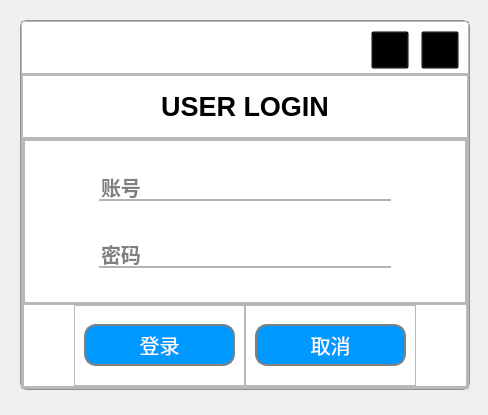
<?xml version="1.0" encoding="UTF-8"?>
<ui version="4.0">
 <class>MainWindow</class>
 <widget class="QMainWindow" name="MainWindow">
  <property name="geometry">
   <rect>
    <x>0</x>
    <y>0</y>
    <width>488</width>
    <height>415</height>
   </rect>
  </property>
  <property name="windowTitle">
   <string>Login</string>
  </property>
  <property name="windowIcon">
   <iconset>
    <normaloff>../images/logo.jpg</normaloff>../images/logo.jpg</iconset>
  </property>
  <widget class="QWidget" name="centralwidget">
   <widget class="QFrame" name="main_frame">
    <property name="geometry">
     <rect>
      <x>20</x>
      <y>20</y>
      <width>450</width>
      <height>370</height>
     </rect>
    </property>
    <property name="minimumSize">
     <size>
      <width>450</width>
      <height>350</height>
     </size>
    </property>
    <property name="styleSheet">
     <string notr="true">#main_frame{
	background:#ffffff;
	border: 1px solid #8f8f91; 
	border-top-left-radius:7px;
	border-top-right-radius:7px;border-bottom-left-radius:7px;
	border-bottom-right-radius:7px;
}</string>
    </property>
    <property name="frameShape">
     <enum>QFrame::StyledPanel</enum>
    </property>
    <property name="frameShadow">
     <enum>QFrame::Raised</enum>
    </property>
    <layout class="QVBoxLayout" name="verticalLayout">
     <property name="spacing">
      <number>0</number>
     </property>
     <property name="leftMargin">
      <number>0</number>
     </property>
     <property name="topMargin">
      <number>0</number>
     </property>
     <property name="rightMargin">
      <number>0</number>
     </property>
     <property name="bottomMargin">
      <number>0</number>
     </property>
     <item>
      <widget class="QFrame" name="frame">
       <property name="sizePolicy">
        <sizepolicy hsizetype="Preferred" vsizetype="Expanding">
         <horstretch>0</horstretch>
         <verstretch>2</verstretch>
        </sizepolicy>
       </property>
       <property name="styleSheet">
        <string notr="true"/>
       </property>
       <property name="frameShape">
        <enum>QFrame::StyledPanel</enum>
       </property>
       <property name="frameShadow">
        <enum>QFrame::Raised</enum>
       </property>
       <widget class="QPushButton" name="close_button">
        <property name="geometry">
         <rect>
          <x>400</x>
          <y>10</y>
          <width>38</width>
          <height>38</height>
         </rect>
        </property>
        <property name="cursor">
         <cursorShape>PointingHandCursor</cursorShape>
        </property>
        <property name="styleSheet">
         <string notr="true">QPushButton{
	background-color: transparent; 
}</string>
        </property>
        <property name="text">
         <string/>
        </property>
       </widget>
       <widget class="QPushButton" name="minimize_button">
        <property name="geometry">
         <rect>
          <x>350</x>
          <y>10</y>
          <width>38</width>
          <height>38</height>
         </rect>
        </property>
        <property name="cursor">
         <cursorShape>PointingHandCursor</cursorShape>
        </property>
        <property name="styleSheet">
         <string notr="true">QPushButton{
	background-color: transparent; 
}</string>
        </property>
        <property name="text">
         <string/>
        </property>
       </widget>
      </widget>
     </item>
     <item>
      <widget class="QFrame" name="frame_2">
       <property name="sizePolicy">
        <sizepolicy hsizetype="Preferred" vsizetype="Expanding">
         <horstretch>0</horstretch>
         <verstretch>12</verstretch>
        </sizepolicy>
       </property>
       <property name="frameShape">
        <enum>QFrame::StyledPanel</enum>
       </property>
       <property name="frameShadow">
        <enum>QFrame::Raised</enum>
       </property>
       <layout class="QVBoxLayout" name="verticalLayout_2">
        <property name="spacing">
         <number>0</number>
        </property>
        <property name="leftMargin">
         <number>0</number>
        </property>
        <property name="topMargin">
         <number>0</number>
        </property>
        <property name="rightMargin">
         <number>0</number>
        </property>
        <property name="bottomMargin">
         <number>0</number>
        </property>
        <item>
         <widget class="QFrame" name="frame_3">
          <property name="sizePolicy">
           <sizepolicy hsizetype="Preferred" vsizetype="Expanding">
            <horstretch>0</horstretch>
            <verstretch>2</verstretch>
           </sizepolicy>
          </property>
          <property name="frameShape">
           <enum>QFrame::StyledPanel</enum>
          </property>
          <property name="frameShadow">
           <enum>QFrame::Raised</enum>
          </property>
          <layout class="QHBoxLayout" name="horizontalLayout">
           <item>
            <widget class="QPushButton" name="pushButton">
             <property name="enabled">
              <bool>false</bool>
             </property>
             <property name="styleSheet">
              <string notr="true">color:black;
border:none;
font-size:27px;
font-weight:700;
font-family: &quot;Helvetica Neue&quot;, Helvetica, Arial, sans-serif;</string>
             </property>
             <property name="text">
              <string>USER LOGIN</string>
             </property>
            </widget>
           </item>
          </layout>
         </widget>
        </item>
        <item>
         <widget class="QFrame" name="frame_4">
          <property name="sizePolicy">
           <sizepolicy hsizetype="Preferred" vsizetype="Expanding">
            <horstretch>0</horstretch>
            <verstretch>8</verstretch>
           </sizepolicy>
          </property>
          <property name="frameShape">
           <enum>QFrame::StyledPanel</enum>
          </property>
          <property name="frameShadow">
           <enum>QFrame::Raised</enum>
          </property>
          <layout class="QVBoxLayout" name="verticalLayout_3">
           <property name="spacing">
            <number>0</number>
           </property>
           <property name="leftMargin">
            <number>0</number>
           </property>
           <property name="topMargin">
            <number>0</number>
           </property>
           <property name="rightMargin">
            <number>0</number>
           </property>
           <property name="bottomMargin">
            <number>0</number>
           </property>
           <item>
            <widget class="QFrame" name="frame_5">
             <property name="sizePolicy">
              <sizepolicy hsizetype="Preferred" vsizetype="Expanding">
               <horstretch>0</horstretch>
               <verstretch>8</verstretch>
              </sizepolicy>
             </property>
             <property name="frameShape">
              <enum>QFrame::StyledPanel</enum>
             </property>
             <property name="frameShadow">
              <enum>QFrame::Raised</enum>
             </property>
             <layout class="QHBoxLayout" name="horizontalLayout_2">
              <property name="spacing">
               <number>0</number>
              </property>
              <property name="leftMargin">
               <number>0</number>
              </property>
              <property name="topMargin">
               <number>0</number>
              </property>
              <property name="rightMargin">
               <number>0</number>
              </property>
              <property name="bottomMargin">
               <number>0</number>
              </property>
              <item>
               <widget class="QFrame" name="frame_7">
                <property name="sizePolicy">
                 <sizepolicy hsizetype="Expanding" vsizetype="Preferred">
                  <horstretch>4</horstretch>
                  <verstretch>0</verstretch>
                 </sizepolicy>
                </property>
                <property name="frameShape">
                 <enum>QFrame::StyledPanel</enum>
                </property>
                <property name="frameShadow">
                 <enum>QFrame::Raised</enum>
                </property>
                <layout class="QVBoxLayout" name="verticalLayout_5">
                 <property name="spacing">
                  <number>0</number>
                 </property>
                 <property name="leftMargin">
                  <number>55</number>
                 </property>
                 <property name="topMargin">
                  <number>0</number>
                 </property>
                 <property name="rightMargin">
                  <number>55</number>
                 </property>
                 <property name="bottomMargin">
                  <number>0</number>
                 </property>
                 <item>
                  <widget class="QWidget" name="widget_2" native="true">
                   <property name="styleSheet">
                    <string notr="true">QLineEdit{
    border:0px;
    margin:10px;
	margin-left:10px;
	margin-right:10px;
    border-bottom: 2px solid #B3B3B3;
    font-family:'Microsoft YaHei';
    font-size:20px;
    font-weight:bold;
    }

QLineEdit:hover{
    border-bottom: 3px solid #66A3FF;
    }

QLineEdit:focus{
    border-bottom: 3px solid #E680BD;
    }</string>
                   </property>
                   <layout class="QGridLayout" name="gridLayout">
                    <property name="horizontalSpacing">
                     <number>0</number>
                    </property>
                    <item row="0" column="0">
                     <widget class="QLineEdit" name="user_lineEdit">
                      <property name="sizePolicy">
                       <sizepolicy hsizetype="Expanding" vsizetype="Maximum">
                        <horstretch>0</horstretch>
                        <verstretch>0</verstretch>
                       </sizepolicy>
                      </property>
                      <property name="inputMask">
                       <string/>
                      </property>
                      <property name="text">
                       <string/>
                      </property>
                      <property name="placeholderText">
                       <string>账号</string>
                      </property>
                     </widget>
                    </item>
                    <item row="1" column="0">
                     <widget class="QLineEdit" name="password_lineEdit">
                      <property name="inputMethodHints">
                       <set>Qt::ImhHiddenText|Qt::ImhNoAutoUppercase|Qt::ImhNoPredictiveText|Qt::ImhSensitiveData</set>
                      </property>
                      <property name="inputMask">
                       <string/>
                      </property>
                      <property name="echoMode">
                       <enum>QLineEdit::Password</enum>
                      </property>
                      <property name="placeholderText">
                       <string>密码</string>
                      </property>
                     </widget>
                    </item>
                   </layout>
                  </widget>
                 </item>
                </layout>
               </widget>
              </item>
             </layout>
            </widget>
           </item>
           <item>
            <widget class="QFrame" name="frame_6">
             <property name="sizePolicy">
              <sizepolicy hsizetype="Preferred" vsizetype="Expanding">
               <horstretch>0</horstretch>
               <verstretch>4</verstretch>
              </sizepolicy>
             </property>
             <property name="styleSheet">
              <string notr="true"/>
             </property>
             <property name="frameShape">
              <enum>QFrame::StyledPanel</enum>
             </property>
             <property name="frameShadow">
              <enum>QFrame::Raised</enum>
             </property>
             <layout class="QHBoxLayout" name="horizontalLayout_3">
              <property name="spacing">
               <number>0</number>
              </property>
              <property name="leftMargin">
               <number>50</number>
              </property>
              <property name="topMargin">
               <number>0</number>
              </property>
              <property name="rightMargin">
               <number>50</number>
              </property>
              <property name="bottomMargin">
               <number>0</number>
              </property>
              <item>
               <widget class="QFrame" name="frame_8">
                <property name="frameShape">
                 <enum>QFrame::StyledPanel</enum>
                </property>
                <property name="frameShadow">
                 <enum>QFrame::Raised</enum>
                </property>
                <layout class="QVBoxLayout" name="verticalLayout_4">
                 <item>
                  <widget class="QPushButton" name="login_button">
                   <property name="cursor">
                    <cursorShape>PointingHandCursor</cursorShape>
                   </property>
                   <property name="styleSheet">
                    <string notr="true">#login_button{
color:#ffffff;
background:#0099ff;
border:2px solid gray;
font-size:20px;

font-family: &quot;微软雅黑&quot;;
border-radius:12px;
height:38px;
}

#login_button:hover{
padding-under:5px;
padding-left:5px;
background:#008deb;
   }</string>
                   </property>
                   <property name="text">
                    <string>登录</string>
                   </property>
                  </widget>
                 </item>
                </layout>
               </widget>
              </item>
              <item>
               <widget class="QFrame" name="frame_9">
                <property name="frameShape">
                 <enum>QFrame::StyledPanel</enum>
                </property>
                <property name="frameShadow">
                 <enum>QFrame::Raised</enum>
                </property>
                <layout class="QVBoxLayout" name="verticalLayout_6">
                 <item>
                  <widget class="QPushButton" name="quit_button">
                   <property name="cursor">
                    <cursorShape>PointingHandCursor</cursorShape>
                   </property>
                   <property name="styleSheet">
                    <string notr="true">#quit_button{
color:#ffffff;
background:#0099ff;
border:2px solid gray;
font-size:20px;

font-family: &quot;微软雅黑&quot;;
border-radius:12px;
height:38px;
}

#quit_button:hover{
padding-under:5px;
padding-left:5px;
background:#008deb;
   }</string>
                   </property>
                   <property name="text">
                    <string>取消</string>
                   </property>
                  </widget>
                 </item>
                </layout>
               </widget>
              </item>
             </layout>
            </widget>
           </item>
          </layout>
         </widget>
        </item>
       </layout>
      </widget>
     </item>
    </layout>
   </widget>
  </widget>
 </widget>
 <resources/>
 <connections/>
</ui>
